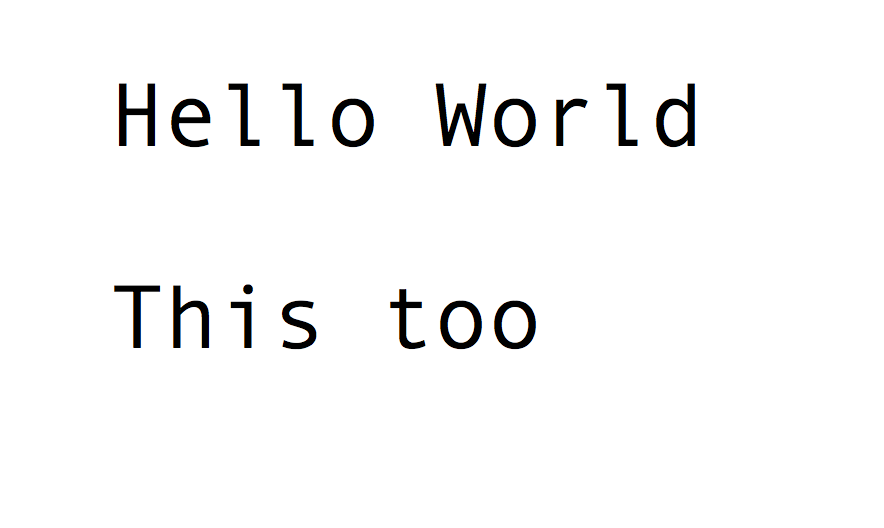
#> input picture ThisToo.png, 884 x 528 px, found by its file name
$ python segmentation.py
#> lines starting #> are read from the running program, lines starting #| are printed output that depends on the picture; after the words box and inside, x2 and y2 are one past the last pixel; in counts of white or black regions, pixels touching at a corner belong together
import cv2

im = '/home/racecar/OCR/ThisToo.png'
img = cv2.imread(im, 0)
#> img: shape (528, 884); min 0, max 255, mean 247.6

# [14 lines of commented-out code are left out]

cv2.imshow('test image', img)
cv2.waitKey(0)
cv2.destroyAllWindows()

class Segmentation:

	# def __init__(self):

	def threshold(self, cv_img):
		# Threshold the to be either black or white
		# Could be improved w/ adaptive thresh
		ret, thresh = cv2.threshold(img, 255./2, 255, cv2.THRESH_BINARY)
		return thresh

	def segment_line(self, thresh_img):
		# Split the image into lines of text
		text = False
		white_space = True
		lines = []
		space = []
		current = [0,0]
		for row_ind in range(len(img)):
			# When looking at a row with no text
			if min(thresh_img[row_ind]) == 255:
				# If in a block of text, add that line and reset current
				if text:
					lines.append(current)
					current = [row_ind, row_ind]
					text = False
					white_space = True
				else:
					current[1] = row_ind
			# When looking at a row with text
			else:
				if white_space:
					space.append(current)
					current = [row_ind, row_ind]
					white_space = False
					text = True
				else:
					current[1] = row_ind
		img_lines = self.process_lines(thresh_img, lines)
		return img_lines

	def process_lines(self, img, lines):
		img_lines = []
		for line in lines:
			line_crop_im = img[line[0]:line[1], 0:len(img[0])]
			img_lines.append(line_crop_im)
		return img_lines

	def segment_char(self, line):
		# Split the line into characters
		# Takes an image segment as input
		# returns an array of x start and stop indices
		char = False
		white_space = True
		chars = []
		space = []
		current = [0,0]
		for column_ind in range(len(line[0])):
			# When looking at a column with no ink
			column = line[0:len(line), column_ind:(column_ind+1)]
			if min(column.flatten()) == 255:
				# If in a block of text, add that line and reset current
				if char:
					chars.append(current)
					current = [column_ind, column_ind]
					char = False
					white_space = True
				else:
					current[1] = column_ind
			# When looking at a column with text
			else:
				if white_space:
					space.append(current)
					if current[1]-current[0] >= 30:
						chars.append(current)
					current = [column_ind, column_ind]
					white_space = False
					char = True
				else:
					current[1] = column_ind
		img_chars = self.process_chars(line, chars)
		return img_chars

	def process_chars(self, line, chars):
		img_chars = []
		for char in chars:
			char_crop_im = line[0:len(line), char[0]:char[1]]
			img_chars.append(char_crop_im)
		return img_chars


if __name__=="__main__":
	seg = Segmentation()
	thresh = seg.threshold(img)
#> in threshold, `ret, thresh = cv2.threshold(img, 255./2, 255, cv2.THRESH_BINARY)`:
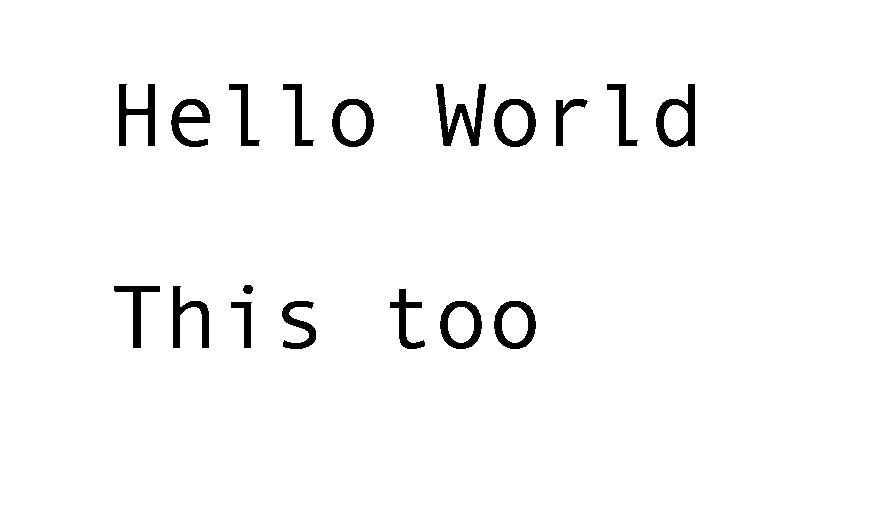
#> thresh: shape (528, 884); 97.1% white; 18 black regions, largest, box (x1, y1, x2, y2) and area: (436, 84, 486, 146) 1254, (656, 84, 695, 147) 1035, (119, 84, 155, 146) 1004
#> in threshold, `ret, thresh = cv2.threshold(img, 255./2, 255, cv2.THRESH_BINARY)`: ret = 127
	cv2.imshow('thresh', thresh)
	cv2.waitKey(0)
	cv2.destroyAllWindows()
	lines = seg.segment_line(thresh)
#> the loop in segment_line, `for row_ind in range(len(img)):` made 528 passes
#> (white_space, text) on pass 85: (False, True)
#> after the loop in segment_line, `for row_ind in range(len(img)):`: current = [349, 527]; lines = [[84, 146], [285, 348]]; space = [[0, 83], [147, 284]]; text = False; white_space = True
#> the loop in process_lines, `for line in lines:` made 2 passes
#> pass 1, in process_lines, `line_crop_im = img[line[0]:line[1], 0:len(img[0])]`:
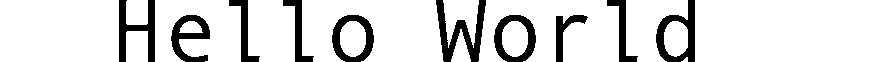
#> line_crop_im: shape (62, 884); 85.3% white; 10 black regions, largest, box (x1, y1, x2, y2) and area: (436, 0, 486, 62) 1254, (656, 0, 695, 62) 1026, (119, 0, 155, 62) 1004
#> pass 2, in process_lines, `line_crop_im = img[line[0]:line[1], 0:len(img[0])]`:
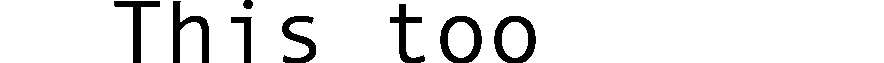
#> line_crop_im: shape (63, 884); 90.7% white; 8 black regions, largest, box (x1, y1, x2, y2) and area: (173, 1, 209, 63) 887, (440, 16, 482, 63) 859, (494, 16, 536, 63) 859
#> after the loop in process_lines, `for line in lines:`: img_lines = 2 items
#> lines = 2 items
	cv2.imshow('line', lines[1])
	cv2.waitKey(0)
	cv2.destroyAllWindows()
	chars = seg.segment_char(lines[1])
#> after the loop in segment_char, `for column_ind in range(len(line[0])):`: char = False; chars = [[0, 113], [114, 159], [173, 208], [231, 252], [282, 315], [316, 389], [390, 424], [440, 481], [494, 535]]; current = [536, 883]; space = [[0, 113], [160, 172], [209, 230], [253, 281], [316, 389], [425, 439], [482, 493]]; white_space = True
#> the loop in process_chars, `for char in chars:` made 9 passes
#> pass 2, in process_chars, `char_crop_im = line[0:len(line), char[0]:char[1]]`:
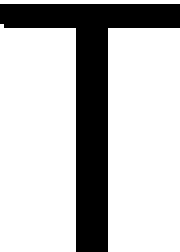
#> char_crop_im: shape (63, 45) (shown 4 times larger); 74.7% white; 1 black region, box (x1, y1, x2, y2) and area: (0, 1, 45, 63) 717
#> pass 3, in process_chars, `char_crop_im = line[0:len(line), char[0]:char[1]]`:
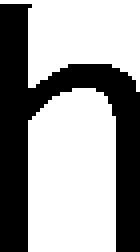
#> char_crop_im: shape (63, 35) (shown 4 times larger); 61.5% white; 1 black region, box (x1, y1, x2, y2) and area: (0, 1, 35, 63) 850
#> after the loop in process_chars, `for char in chars:`: img_chars = 9 items
#> chars = 9 items
	for char in chars:
		cv2.imshow('char', char)
		cv2.waitKey(0)
		cv2.destroyAllWindows()
#> this loop made 9 passes
